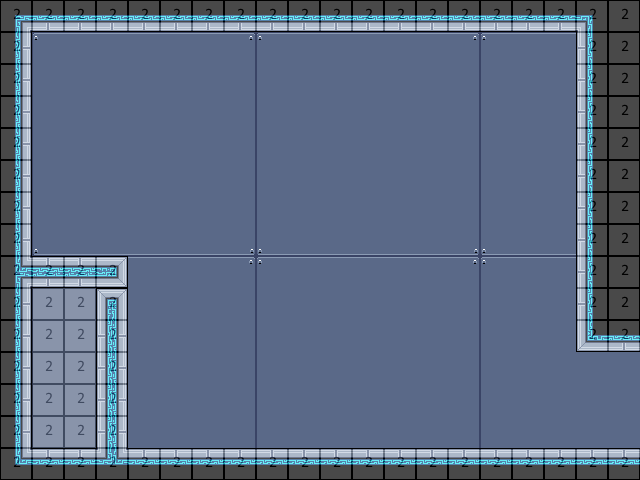

The image is a tile-based game level rendered from a .tmx file. Its description and complete source (layers, tilesets, objects, tile grids) follow:
An orthogonal 20x15 tile map with 32x32 px tiles, 3 tile layers (bg, mg, collision), 2 tilesets and 4 objects (11_start, start, Testing FlyBots, flybotgen).

<map version="2017.05.26" orientation="orthogonal" renderorder="right-down" width="20" height="15" tilewidth="32" tileheight="32" nextobjectid="53">
 <tileset firstgid="1" name="32blocks" tilewidth="32" tileheight="32" tilecount="10" columns="10">
  <image source="32blocks.png" width="320" height="32" />
 </tileset>
 <tileset firstgid="11" name="shipTileset" tilewidth="32" tileheight="32" tilecount="133" columns="19">
  <image source="shipTileset.png" width="608" height="224" />
 </tileset>
 <layer name="bg" width="20" height="15">
  <data encoding="csv">
0,128,126,127,128,126,127,128,126,127,128,126,127,128,126,127,128,126,127,128,
0,21,22,22,22,22,22,23,21,22,22,22,22,22,23,21,22,22,22,22,
0,40,41,41,41,41,41,42,40,41,41,41,41,41,42,40,41,41,41,41,
0,40,41,41,41,41,41,42,40,41,41,41,41,41,42,40,41,41,41,41,
0,40,41,41,41,41,41,42,40,41,41,41,41,41,42,40,41,41,41,41,
0,40,41,41,41,41,41,42,40,41,41,41,41,41,42,40,41,41,41,41,
0,40,41,41,41,41,41,42,40,41,41,41,41,41,42,40,41,41,41,41,
0,59,60,60,60,60,60,61,59,60,60,60,60,60,61,59,60,60,60,60,
0,21,22,22,22,22,22,23,21,22,22,22,22,22,23,21,22,22,22,22,
0,40,41,41,41,41,41,42,40,41,41,41,41,41,42,40,41,41,41,41,
0,40,41,41,41,41,41,42,40,41,41,41,41,41,42,40,41,41,41,41,
0,40,41,41,41,41,41,42,40,41,41,41,41,41,42,40,41,41,41,41,
0,40,41,41,41,41,41,42,40,41,41,41,41,41,42,40,41,41,41,41,
0,40,41,41,41,41,41,42,40,41,41,41,41,41,42,40,41,41,41,41,
0,59,60,60,60,60,60,61,59,60,60,60,60,60,61,59,60,60,60,60
</data>
 </layer>
 <layer name="mg" width="20" height="15">
  <data encoding="csv">
94,51,51,51,51,51,51,51,51,51,51,51,51,51,51,51,51,51,95,32,
33,0,0,0,0,0,0,0,0,0,0,0,0,0,0,0,0,0,31,32,
33,0,0,0,0,0,0,0,0,0,0,0,0,0,0,0,0,0,31,32,
33,0,0,0,0,0,0,0,0,0,0,0,0,0,0,0,0,0,31,32,
33,0,0,0,0,0,0,0,0,0,0,0,0,0,0,0,0,0,31,32,
33,0,0,0,0,0,0,0,0,0,0,0,0,0,0,0,0,0,31,32,
33,0,0,0,0,0,0,0,0,0,0,0,0,0,0,0,0,0,31,32,
33,0,0,0,0,0,0,0,0,0,0,0,0,0,0,0,0,0,31,32,
71,70,70,89,0,0,0,0,0,0,0,0,0,0,0,0,0,0,31,32,
33,0,0,69,0,0,0,0,0,0,0,0,0,0,0,0,0,0,31,32,
33,0,0,68,0,0,0,0,0,0,0,0,0,0,0,0,0,0,50,51,
33,0,0,68,0,0,0,0,0,0,0,0,0,0,0,0,0,0,0,0,
33,0,0,68,0,0,0,0,0,0,0,0,0,0,0,0,0,0,0,0,
33,0,0,68,0,0,0,0,0,0,0,0,0,0,0,0,0,0,0,0,
113,13,13,74,13,13,13,13,13,13,13,13,13,13,13,13,13,13,13,13
</data>
 </layer>
 <layer name="collision" width="20" height="15" opacity="0.29">
  <data encoding="csv">
2,2,2,2,2,2,2,2,2,2,2,2,2,2,2,2,2,2,2,2,
2,0,0,0,0,0,0,0,0,0,0,0,0,0,0,0,0,0,2,2,
2,0,0,0,0,0,0,0,0,0,0,0,0,0,0,0,0,0,2,2,
2,0,0,0,0,0,0,0,0,0,0,0,0,0,0,0,0,0,2,2,
2,0,0,0,0,0,0,0,0,0,0,0,0,0,0,0,0,0,2,2,
2,0,0,0,0,0,0,0,0,0,0,0,0,0,0,0,0,0,2,2,
2,0,0,0,0,0,0,0,0,0,0,0,0,0,0,0,0,0,2,2,
2,0,0,0,0,0,0,0,0,0,0,0,0,0,0,0,0,0,2,2,
2,2,2,2,0,0,0,0,0,0,0,0,0,0,0,0,0,0,2,2,
2,2,2,2,0,0,0,0,0,0,0,0,0,0,0,0,0,0,2,2,
2,2,2,2,0,0,0,0,0,0,0,0,0,0,0,0,0,0,2,2,
2,2,2,2,0,0,0,0,0,0,0,0,0,0,0,0,0,0,0,0,
2,2,2,2,0,0,0,0,0,0,0,0,0,0,0,0,0,0,0,0,
2,2,2,2,0,0,0,0,0,0,0,0,0,0,0,0,0,0,0,0,
2,2,2,2,2,2,2,2,2,2,2,2,2,2,2,2,2,2,2,2
</data>
 </layer>
 <objectgroup name="Object Layer 1">
  <object id="24" name="travel" type="11_start" x="625.333" y="355.333" width="9.33333" height="90" />
  <object id="32" name="d" type="start" x="43.3333" y="203.333" width="12.6667" height="13.3333" />
  <object id="33" name="message" type="Testing FlyBots" x="28" y="128" width="109.333" height="143.333" />
  <object id="52" name="flybotgen" x="394" y="424" width="12" height="16" />
 </objectgroup>
</map>
